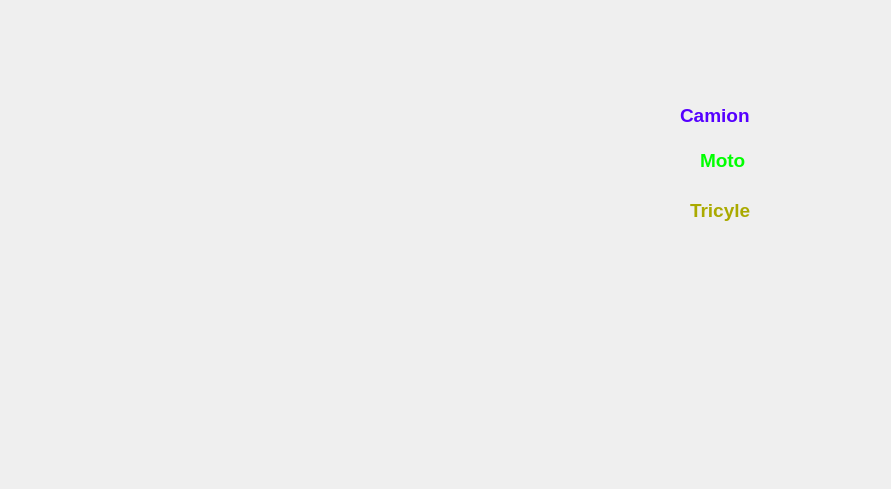
<?xml version="1.0" encoding="UTF-8"?>
<ui version="4.0">
 <class>Statistique_veh</class>
 <widget class="QDialog" name="Statistique_veh">
  <property name="geometry">
   <rect>
    <x>0</x>
    <y>0</y>
    <width>891</width>
    <height>489</height>
   </rect>
  </property>
  <property name="windowTitle">
   <string>Dialog</string>
  </property>
  <property name="styleSheet">
   <string notr="true">border-image: url(:/img/img/PageA.png);</string>
  </property>
  <widget class="QLabel" name="label">
   <property name="geometry">
    <rect>
     <x>680</x>
     <y>100</y>
     <width>91</width>
     <height>31</height>
    </rect>
   </property>
   <property name="styleSheet">
    <string notr="true">couleur:rgb(0, 6, 255);
</string>
   </property>
   <property name="text">
    <string>&lt;html&gt;&lt;head/&gt;&lt;body&gt;&lt;p&gt;&lt;span style=&quot; font-size:14pt; font-weight:600; color:#5500ff;&quot;&gt;Camion&lt;/span&gt;&lt;/p&gt;&lt;/body&gt;&lt;/html&gt;</string>
   </property>
  </widget>
  <widget class="QLabel" name="label_2">
   <property name="geometry">
    <rect>
     <x>700</x>
     <y>140</y>
     <width>71</width>
     <height>41</height>
    </rect>
   </property>
   <property name="styleSheet">
    <string notr="true">couleur:rgb(60, 251, 42);</string>
   </property>
   <property name="text">
    <string>&lt;html&gt;&lt;head/&gt;&lt;body&gt;&lt;p&gt;&lt;span style=&quot; font-size:14pt; font-weight:600; color:#00ff00;&quot;&gt;Moto&lt;/span&gt;&lt;/p&gt;&lt;/body&gt;&lt;/html&gt;</string>
   </property>
  </widget>
  <widget class="QLabel" name="label_3">
   <property name="geometry">
    <rect>
     <x>690</x>
     <y>190</y>
     <width>91</width>
     <height>41</height>
    </rect>
   </property>
   <property name="styleSheet">
    <string notr="true">couleur:rgb(97, 109, 0);</string>
   </property>
   <property name="text">
    <string>&lt;html&gt;&lt;head/&gt;&lt;body&gt;&lt;p&gt;&lt;span style=&quot; font-size:14pt; font-weight:600; color:#aaaa00;&quot;&gt;Tricyle&lt;/span&gt;&lt;/p&gt;&lt;/body&gt;&lt;/html&gt;</string>
   </property>
  </widget>
 </widget>
 <resources/>
 <connections/>
</ui>
